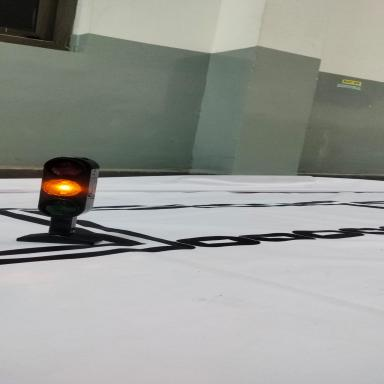
#> input picture traffic/train/images/2_jpeg.rf.63a7e0ec1b46ed107272fe32bad1ceba.jpg, 384 x 384 px
$ python -i visual_calibrator.py   (imports and definitions only)
#> lines starting #> are read from the running program, lines starting #| are printed output that depends on the picture; after the words box and inside, x2 and y2 are one past the last pixel; in counts of white or black regions, pixels touching at a corner belong together
#> further down, picture is the input picture: shape (384, 384, 3); mean B, G, R 149.1, 154.2, 152
"""
visual_calibrator.py
====================
Startup visual calibration module for camera-only localization.

Runs during the 6-second pre-flight window while the car is stationary.
Performs three tasks:
  1. Vanishing-point detection to auto-calibrate BEV perspective transform.
  2. Initial heading estimation from detected lane lines.
  3. Graph-edge matching to confirm which segment the car is on (sets localizer yaw).

The car stays stopped (speed=0) until CalibrationResult.success is True.
"""

import cv2
import numpy as np
import math
import logging
from dataclasses import dataclass, field
from typing import Optional, List, Tuple

log = logging.getLogger(__name__)


@dataclass
class CalibrationResult:
    success: bool = False
    src_pts: Optional[np.ndarray] = None       # 4×2 BEV source points
    initial_heading_deg: float = 0.0           # map-frame heading in degrees
    starting_edge: Optional[Tuple] = None      # (node_id_1, node_id_2) or None
    status_msg: str = "Waiting for frames..."  # human-readable status
    confidence: float = 0.0                    # 0.0–1.0


# ──────────────────────────────────────────────────────────────────────────────
# Helpers
# ──────────────────────────────────────────────────────────────────────────────

def _detect_vanishing_point(frame_bgr: np.ndarray) -> Optional[Tuple[float, float]]:
    """
    Detect vanishing point from a single camera frame using Hough lines.
    Returns (vp_x, vp_y) in image coordinates, or None if detection fails.
    """
    gray = cv2.cvtColor(frame_bgr, cv2.COLOR_BGR2GRAY)
    blur = cv2.GaussianBlur(gray, (5, 5), 0)
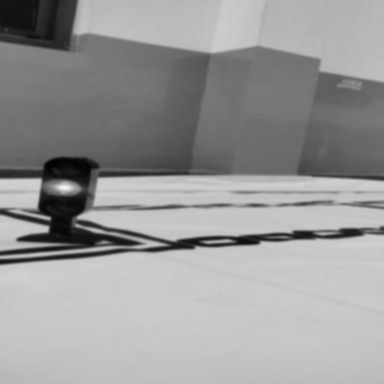
#> blur: shape (384, 384); min 2, max 246, mean 152.9
    edges = cv2.Canny(blur, 50, 150)
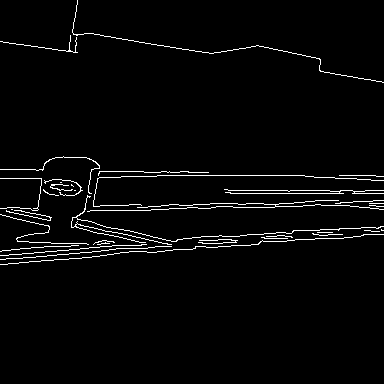
#> edges: shape (384, 384); 2.8% white in thin lines or dots, all inside (x1, y1, x2, y2) = (0, 0, 384, 265)

    # Mask: only look in the upper-middle of the frame (road perspective region)
    h, w = edges.shape
#> h = 384; w = 384
    mask = np.zeros_like(edges)
    roi = np.array([
        [int(w * 0.15), h],
        [int(w * 0.40), int(h * 0.40)],
        [int(w * 0.60), int(h * 0.40)],
        [int(w * 0.85), h],
    ], dtype=np.int32)
    cv2.fillPoly(mask, [roi], 255)
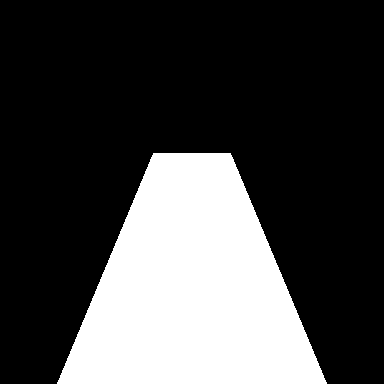
#> mask: shape (384, 384); 27.3% white; 1 white region, box (x1, y1, x2, y2) and area: (57, 153, 327, 384) 40194
    masked = cv2.bitwise_and(edges, mask)
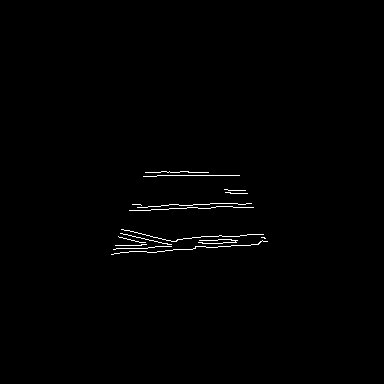
#> masked: shape (384, 384); 0.7% white in thin lines or dots, all inside (x1, y1, x2, y2) = (111, 171, 268, 255)

    lines = cv2.HoughLinesP(masked, 1, np.pi / 180,
                            threshold=40, minLineLength=60, maxLineGap=20)
#> lines = [[129, 210, 245, 204], [157, 175, 239, 175], [114, 253, 259, 243], [148, 206, 236, 203], [131, 240, 263, 234], [145, 172, 208, 172], [142, 210, 215, 207]]
    if lines is None or len(lines) < 4:
        return None

    # Separate left-leaning and right-leaning lines
    left_lines, right_lines = [], []
    cx = w / 2
#> cx = 192
    for line in lines:
        x1, y1, x2, y2 = line[0]
        if x2 == x1:
            continue
        slope = (y2 - y1) / (x2 - x1)
        if abs(slope) < 0.3:       # near-horizontal — skip
            continue
        if slope < 0 and x1 < cx:  # left lane lines lean left
            left_lines.append(line[0])
        elif slope > 0 and x1 > cx:
            right_lines.append(line[0])
#> this loop made 7 passes
#> (x1, y1, x2, y2, slope) on passes 1 to 7: (129, 210, 245, 204, -0.0517), (157, 175, 239, 175, 0), (114, 253, 259, 243, -0.069), (148, 206, 236, 203, -0.0341), (131, 240, 263, 234, -0.0455), (145, 172, 208, 172, 0), (142, 210, 215, 207, -0.0411)
#> after the loop, left_lines = []; right_lines = []

    if not left_lines or not right_lines:
        return None

    # [16 lines left out: functions line_params, intersect, not called in this run]

    # Find all left-right intersections
    intersections = []
    for ll in left_lines:
        for rl in right_lines:
            pt = intersect(ll, rl)
            if pt and 0 < pt[0] < w and 0 < pt[1] < h * 0.7:
                intersections.append(pt)

    if not intersections:
        return None

    # Cluster with DBSCAN-lite: median of all close points
    pts = np.array(intersections)
    med = np.median(pts, axis=0)
    dists = np.linalg.norm(pts - med, axis=1)
    close = pts[dists < 80]
    if len(close) < 2:
        return tuple(med)
    return tuple(np.mean(close, axis=0))


# [122 lines left out: functions _src_pts_from_vp, _estimate_initial_heading, _find_matching_edge, not called in this run]


# ──────────────────────────────────────────────────────────────────────────────
# Main class
# ──────────────────────────────────────────────────────────────────────────────

class VisualCalibrator:
    """
    Runs during the 6-second pre-flight window.
    Usage (from main.py pilot loop):

        calib = VisualCalibrator(planner, localizer, vision_pipeline)
        # inside calibration loop:
        calib.add_frame(frame)
        # at elapsed > 3.0 s:
        result = calib.finalize()
        if result.success:
            vision_pipeline.update_bev_transform(result.src_pts)
            localizer.set_pose(localizer.x, localizer.y,
                               math.radians(result.initial_heading_deg))
    """

    MIN_FRAMES_FOR_VP   = 15   # minimum frames before VP detection attempt
    MIN_FRAMES_FINALIZE = 20   # minimum frames before finalize() is meaningful

    # [126 lines left out: functions __init__, add_frame, finalize, not called in this run]

>>> import cv2
>>> picture = cv2.imread('../traffic/train/images/2_jpeg.rf.63a7e0ec1b46ed107272fe32bad1ceba.jpg')
>>> result = _detect_vanishing_point(picture)

$ run again, on traffic/train/images/3_jpeg.rf.3fd58d0c6a69200277d53552645c1b1e.jpg
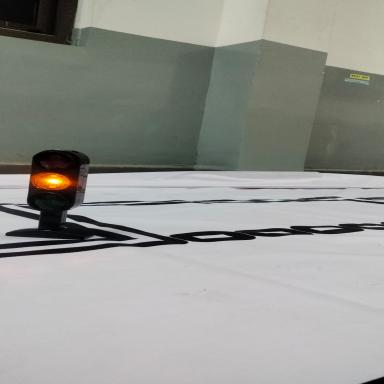
#> input picture traffic/train/images/3_jpeg.rf.3fd58d0c6a69200277d53552645c1b1e.jpg, 384 x 384 px
#> picture is the input picture: shape (384, 384, 3); mean B, G, R 145.9, 150.9, 149.5
#> in _detect_vanishing_point, `edges = cv2.Canny(blur, 50, 150)`:
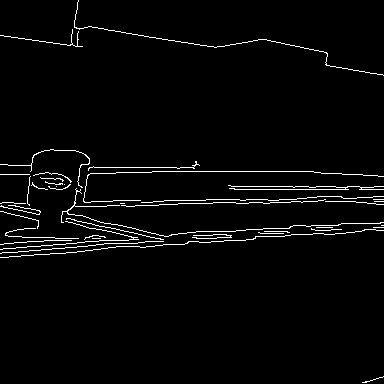
#> edges: shape (384, 384); 2.8% white in thin lines or dots
#> mask: shape (384, 384); 27.3% white; 1 white region, box (x1, y1, x2, y2) and area: (57, 153, 327, 384) 40194
#> in _detect_vanishing_point, `masked = cv2.bitwise_and(edges, mask)`:
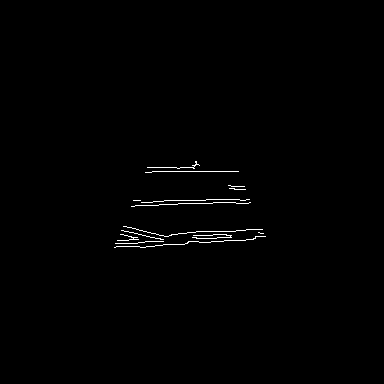
#> masked: shape (384, 384); 0.64% white in thin lines or dots, all inside (x1, y1, x2, y2) = (114, 161, 266, 248)
#> lines = [[152, 171, 238, 171], [153, 201, 249, 199], [135, 205, 235, 202], [128, 236, 195, 232], [187, 242, 253, 239]]
#> the loop in _detect_vanishing_point, `for line in lines:` made 5 passes
#> (x1, y1, x2, y2, slope) on passes 1 to 5: (152, 171, 238, 171, 0), (153, 201, 249, 199, -0.0208), (135, 205, 235, 202, -0.03), (128, 236, 195, 232, -0.0597), (187, 242, 253, 239, -0.0455)
#> after the loop in _detect_vanishing_point, `for line in lines:`: left_lines = []

$ run again, on traffic/train/images/4_jpeg.rf.15518ed81e72adbe9ed00c745fd70afc.jpg
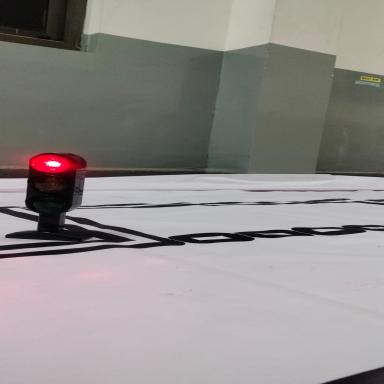
#> input picture traffic/train/images/4_jpeg.rf.15518ed81e72adbe9ed00c745fd70afc.jpg, 384 x 384 px
#> picture is the input picture: shape (384, 384, 3); mean B, G, R 139.9, 141.8, 145.7
#> in _detect_vanishing_point, `edges = cv2.Canny(blur, 50, 150)`:
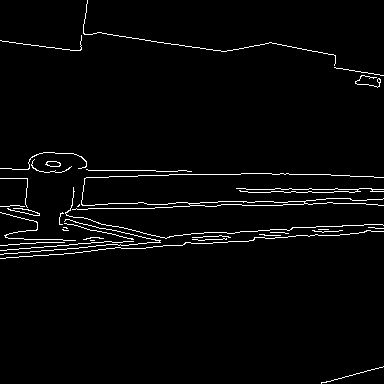
#> edges: shape (384, 384); 2.7% white in thin lines or dots
#> mask: shape (384, 384); 27.3% white; 1 white region, box (x1, y1, x2, y2) and area: (57, 153, 327, 384) 40194
#> in _detect_vanishing_point, `masked = cv2.bitwise_and(edges, mask)`:
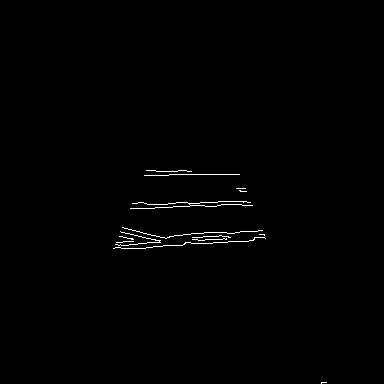
#> masked: shape (384, 384); 0.62% white in thin lines or dots, all inside (x1, y1, x2, y2) = (113, 170, 327, 384)
#> lines = [[130, 208, 241, 204], [125, 248, 254, 239], [169, 174, 239, 174], [147, 204, 246, 201], [183, 234, 262, 230], [124, 228, 185, 243], [192, 237, 255, 231]]
#> the loop in _detect_vanishing_point, `for line in lines:` made 7 passes
#> (x1, y1, x2, y2, slope) on passes 1 to 7: (130, 208, 241, 204, -0.036), (125, 248, 254, 239, -0.0698), (169, 174, 239, 174, 0), (147, 204, 246, 201, -0.0303), (183, 234, 262, 230, -0.0506), (124, 228, 185, 243, 0.246), (192, 237, 255, 231, -0.0952)
#> after the loop in _detect_vanishing_point, `for line in lines:`: left_lines = []

$ run again, on traffic/train/images/5_jpeg.rf.ceb512a5e9d8321536f797ab89ce46d4.jpg
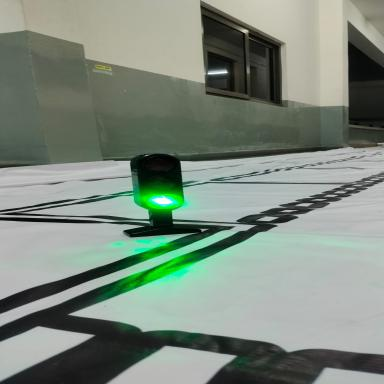
#> input picture traffic/train/images/5_jpeg.rf.ceb512a5e9d8321536f797ab89ce46d4.jpg, 384 x 384 px
#> picture is the input picture: shape (384, 384, 3); mean B, G, R 125.2, 137.2, 124.8
#> in _detect_vanishing_point, `edges = cv2.Canny(blur, 50, 150)`:
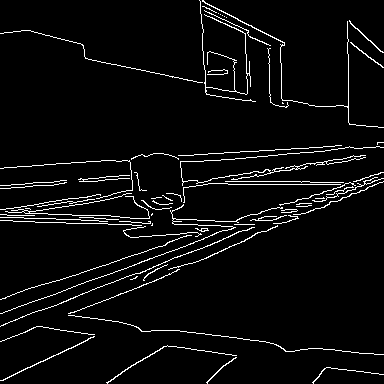
#> edges: shape (384, 384); 4.6% white in thin lines or dots
#> mask: shape (384, 384); 27.3% white; 1 white region, box (x1, y1, x2, y2) and area: (57, 153, 327, 384) 40194
#> in _detect_vanishing_point, `masked = cv2.bitwise_and(edges, mask)`:
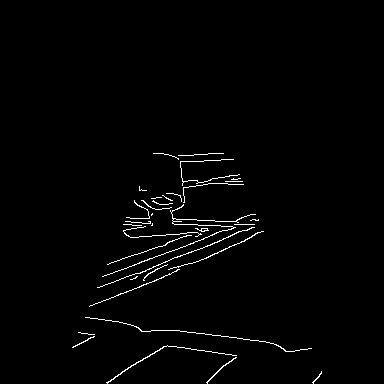
#> masked: shape (384, 384); 1.4% white in thin lines or dots, all inside (x1, y1, x2, y2) = (72, 153, 322, 384)
#> lines = [[97, 303, 244, 241], [97, 287, 254, 227], [177, 330, 273, 343], [106, 275, 254, 219], [107, 264, 252, 214], [134, 237, 252, 227], [172, 218, 238, 222], [117, 375, 188, 332], [172, 223, 232, 226], [168, 346, 236, 355], [99, 287, 219, 241], [190, 263, 263, 231]]
#> the loop in _detect_vanishing_point, `for line in lines:` made 12 passes
#> (x1, y1, x2, y2, slope) on passes 1 to 8: (97, 303, 244, 241, -0.422), (97, 287, 254, 227, -0.382), (177, 330, 273, 343, 0.135), (106, 275, 254, 219, -0.378), (107, 264, 252, 214, -0.345), (134, 237, 252, 227, -0.0847), (172, 218, 238, 222, 0.0606), (117, 375, 188, 332, -0.606)
#> after the loop in _detect_vanishing_point, `for line in lines:`: left_lines = [[97, 303, 244, 241], [97, 287, 254, 227], [106, 275, 254, 219], [107, 264, 252, 214], [117, 375, 188, 332], [99, 287, 219, 241], [190, 263, 263, 231]]; right_lines = []
